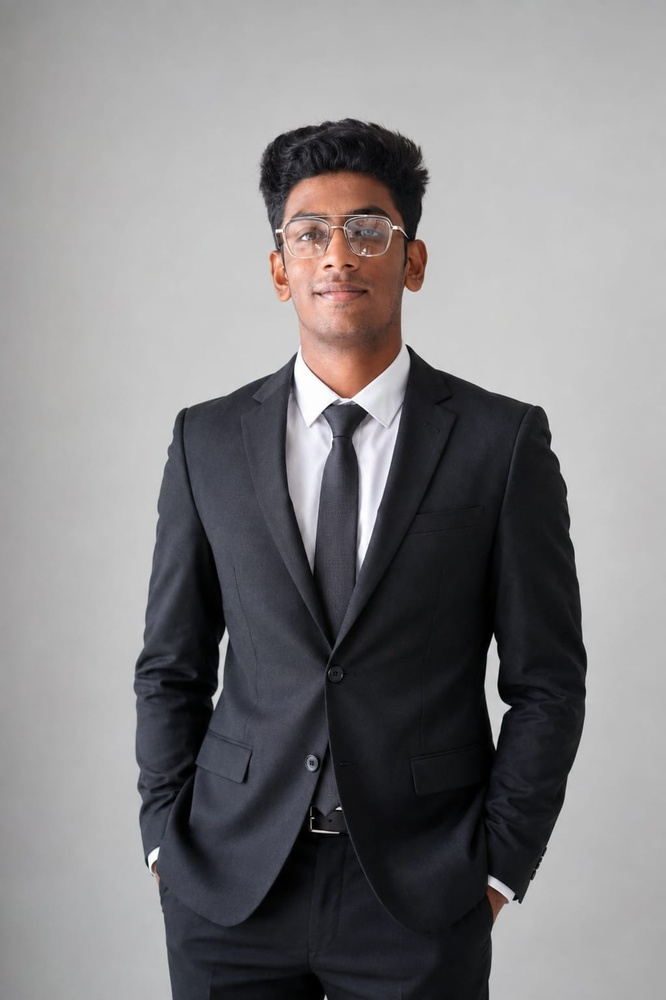
#> input picture images/person.jpg, 666 x 1000 px, shrunk from 1023 x 1537 before the run
$ python -i quality_assessment.py   (imports and definitions only)   (older library calls are emulated)
#> lines starting #> are read from the running program, lines starting #| are printed output that depends on the picture
"""
Face Quality Assessment Module
Assesses the quality of detected face images using multiple metrics:
- Sharpness (Laplacian variance)
- Brightness
- Contrast
- Face Size
- Illumination uniformity

Produces an overall quality score from 0-100.
"""

import cv2
import numpy as np


# Quality level thresholds (configurable)
QUALITY_THRESHOLDS = {
    "high": 80,     # 80-100 = High Quality
    "medium": 60,   # 60-79  = Medium Quality
    # 0-59 = Low Quality
}


class FaceQualityAssessor:
    """Assesses quality of face images using multiple metrics."""

    def __init__(self, thresholds=None):
        self.thresholds = thresholds or QUALITY_THRESHOLDS

    def assess_sharpness(self, face_image):
        """
        Assess image sharpness using Laplacian variance.
        Higher variance = sharper image.

        Returns:
            Score 0-100
        """
        if face_image is None or face_image.size == 0:
            return 0

        gray = cv2.cvtColor(face_image, cv2.COLOR_BGR2GRAY) if len(face_image.shape) == 3 else face_image
        laplacian_var = cv2.Laplacian(gray, cv2.CV_64F).var()

        # Normalize: typical range 0-1000+, map to 0-100
        # Values below 50 are very blurry, above 500 are very sharp
        score = min(100, max(0, (laplacian_var / 500.0) * 100))
        return round(score, 1)

    def assess_brightness(self, face_image):
        """
        Assess image brightness.
        Optimal brightness is around 100-170 (on 0-255 scale).

        Returns:
            Score 0-100
        """
        if face_image is None or face_image.size == 0:
            return 0

        gray = cv2.cvtColor(face_image, cv2.COLOR_BGR2GRAY) if len(face_image.shape) == 3 else face_image
        mean_brightness = np.mean(gray)

        # Optimal range: 100-170
        # Too dark (<50) or too bright (>220) = poor
        if 100 <= mean_brightness <= 170:
            score = 100
        elif mean_brightness < 100:
            score = max(0, (mean_brightness / 100.0) * 100)
        else:
            score = max(0, ((255 - mean_brightness) / 85.0) * 100)

        return round(min(100, score), 1)

    def assess_contrast(self, face_image):
        """
        Assess image contrast using standard deviation of pixel values.

        Returns:
            Score 0-100
        """
        if face_image is None or face_image.size == 0:
            return 0

        gray = cv2.cvtColor(face_image, cv2.COLOR_BGR2GRAY) if len(face_image.shape) == 3 else face_image
        std_dev = np.std(gray)

        # Good contrast: std > 50, excellent: std > 70
        score = min(100, max(0, (std_dev / 70.0) * 100))
        return round(score, 1)

    def assess_face_size(self, face_image, min_size=80):
        """
        Assess if face is large enough for reliable recognition.

        Args:
            face_image: Cropped face image
            min_size: Minimum recommended face size in pixels

        Returns:
            Score 0-100
        """
        if face_image is None or face_image.size == 0:
            return 0

        h, w = face_image.shape[:2]
        face_size = min(h, w)

        if face_size >= min_size * 2:
            score = 100
        elif face_size >= min_size:
            score = 60 + (face_size - min_size) / min_size * 40
        else:
            score = max(0, (face_size / min_size) * 60)

        return round(min(100, score), 1)

    def assess_illumination(self, face_image):
        """
        Assess illumination uniformity.
        Splits face into left/right halves and compares brightness.

        Returns:
            Score 0-100
        """
        if face_image is None or face_image.size == 0:
            return 0

        gray = cv2.cvtColor(face_image, cv2.COLOR_BGR2GRAY) if len(face_image.shape) == 3 else face_image
        h, w = gray.shape

        left_half = gray[:, :w//2]
        right_half = gray[:, w//2:]

        left_mean = np.mean(left_half)
        right_mean = np.mean(right_half)

        # Calculate asymmetry
        if max(left_mean, right_mean) == 0:
            return 0

        asymmetry = abs(left_mean - right_mean) / max(left_mean, right_mean)

        # Low asymmetry = good illumination
        score = max(0, (1 - asymmetry * 3) * 100)
        return round(min(100, score), 1)

    def assess_quality(self, face_image):
        """
        Perform complete quality assessment on a face image.

        Args:
            face_image: Cropped face image (BGR format)

        Returns:
            Dictionary with quality metrics and overall score
        """
        if face_image is None or face_image.size == 0:
            return {
                "overall_score": 0,
                "quality_level": "Low",
                "sharpness": 0,
                "brightness": 0,
                "contrast": 0,
                "face_size": 0,
                "illumination": 0,
                "details": {}
            }

        # Calculate individual metrics
        sharpness = self.assess_sharpness(face_image)
        brightness = self.assess_brightness(face_image)
        contrast = self.assess_contrast(face_image)
        face_size = self.assess_face_size(face_image)
        illumination = self.assess_illumination(face_image)

        # Weighted average for overall score
        weights = {
            "sharpness": 0.30,
            "brightness": 0.20,
            "contrast": 0.20,
            "face_size": 0.15,
            "illumination": 0.15
        }

        overall = (
            sharpness * weights["sharpness"] +
            brightness * weights["brightness"] +
            contrast * weights["contrast"] +
            face_size * weights["face_size"] +
            illumination * weights["illumination"]
        )
        overall = round(min(100, overall), 1)

        # Determine quality level
        if overall >= self.thresholds["high"]:
            quality_level = "High"
        elif overall >= self.thresholds["medium"]:
            quality_level = "Medium"
        else:
            quality_level = "Low"

        def metric_label(score):
            if score >= 80:
                return "Good"
            elif score >= 60:
                return "Fair"
            else:
                return "Poor"

        return {
            "overall_score": overall,
            "quality_level": quality_level,
            "sharpness": sharpness,
            "brightness": brightness,
            "contrast": contrast,
            "face_size": face_size,
            "illumination": illumination,
            "details": {
                "sharpness_label": metric_label(sharpness),
                "brightness_label": metric_label(brightness),
                "contrast_label": metric_label(contrast),
                "face_size_label": metric_label(face_size),
                "illumination_label": metric_label(illumination),
            }
        }

>>> import cv2
>>> picture = cv2.imread('../images/person.jpg')
#> picture is the input picture: shape (1000, 666, 3); mean B, G, R 130.9, 129.2, 130.7
>>> result = FaceQualityAssessor().assess_quality(picture)
#> in assess_sharpness, `gray = cv2.cvtColor(face_image, cv2.COLOR_BGR2GRAY) if len(face_image...`:
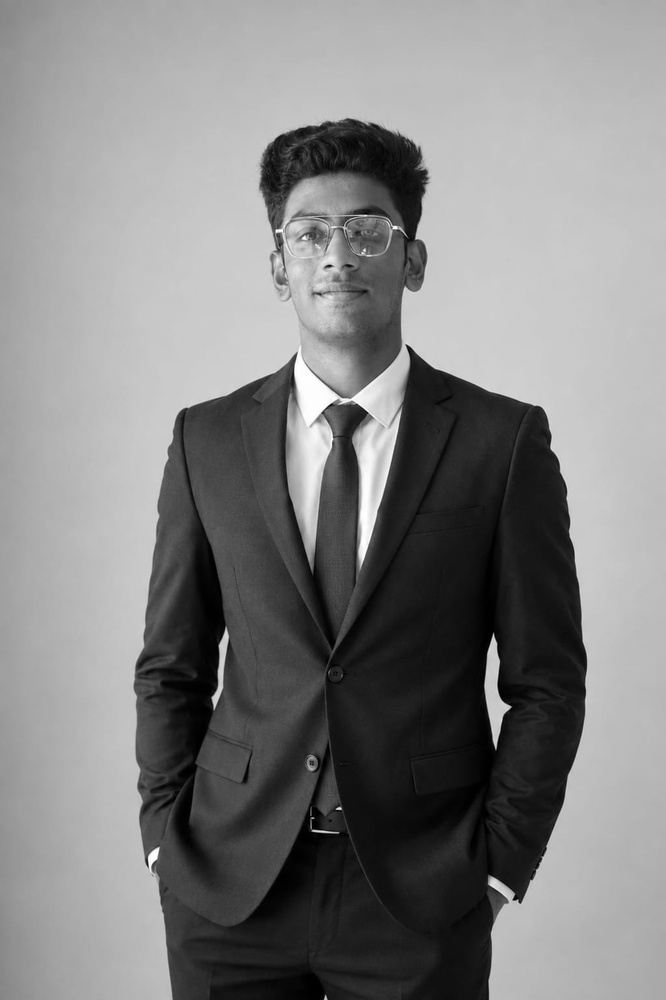
#> gray: shape (1000, 666); min 0, max 255, mean 129.8
#> in assess_sharpness, `laplacian_var = cv2.Laplacian(gray, cv2.CV_64F).var()`: laplacian_var = 158
#> in assess_sharpness, `score = min(100, max(0, (laplacian_var / 500.0) * 100))`: score = 31.59
#> in assess_quality, `sharpness = self.assess_sharpness(face_image)`: sharpness = 31.6
#> in assess_brightness, `mean_brightness = np.mean(gray)`: mean_brightness = 129.8
#> in assess_quality, `brightness = self.assess_brightness(face_image)`: brightness = 100
#> in assess_contrast, `std_dev = np.std(gray)`: std_dev = 73.54
#> in assess_contrast, `score = min(100, max(0, (std_dev / 70.0) * 100))`: score = 100
#> in assess_illumination, `left_half = gray[:, :w//2]`:
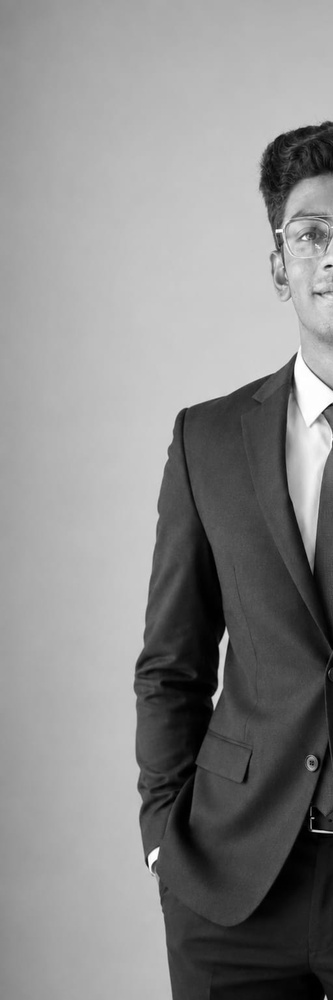
#> left_half: shape (1000, 333); min 0, max 255, mean 138.9
#> in assess_illumination, `right_half = gray[:, w//2:]`:
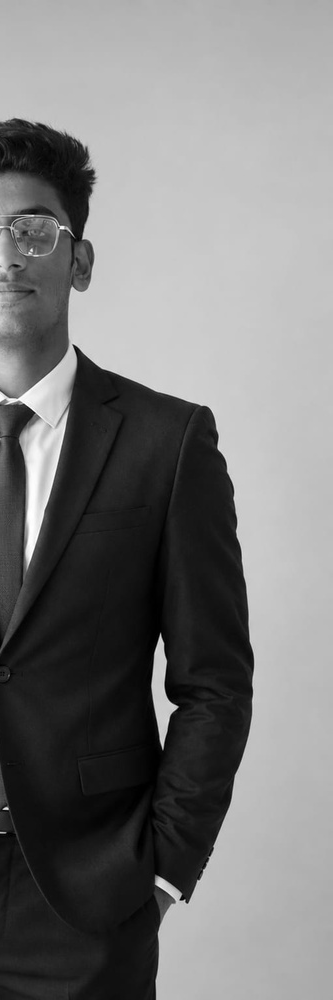
#> right_half: shape (1000, 333); min 0, max 255, mean 120.7
#> in assess_illumination, `left_mean = np.mean(left_half)`: left_mean = 138.9
#> in assess_illumination, `right_mean = np.mean(right_half)`: right_mean = 120.7
#> in assess_illumination, `asymmetry = abs(left_mean - right_mean) / max(left_mean, right_mean)`: asymmetry = 0.131
#> in assess_illumination, `score = max(0, (1 - asymmetry * 3) * 100)`: score = 60.8
#> in assess_quality, `overall = ( sharpness * weights["sharpness"] + brightness * weights["b..`: overall = 73.6
#> result = 8 items
